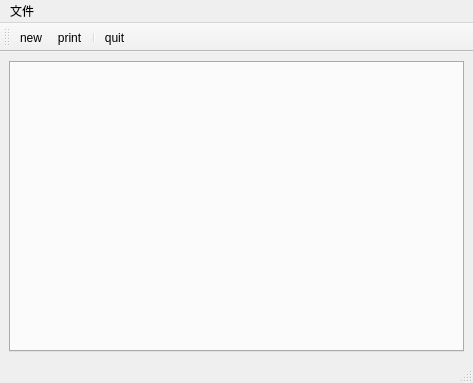
<?xml version="1.0" encoding="UTF-8"?>
<ui version="4.0">
 <class>MainWindow</class>
 <widget class="QMainWindow" name="MainWindow">
  <property name="geometry">
   <rect>
    <x>0</x>
    <y>0</y>
    <width>473</width>
    <height>383</height>
   </rect>
  </property>
  <property name="windowTitle">
   <string>MainWindow</string>
  </property>
  <property name="toolButtonStyle">
   <enum>Qt::ToolButtonTextUnderIcon</enum>
  </property>
  <widget class="QWidget" name="centralwidget">
   <layout class="QVBoxLayout" name="verticalLayout">
    <item>
     <widget class="QTabWidget" name="tabWidget"/>
    </item>
   </layout>
  </widget>
  <widget class="QMenuBar" name="menubar">
   <property name="geometry">
    <rect>
     <x>0</x>
     <y>0</y>
     <width>473</width>
     <height>17</height>
    </rect>
   </property>
   <widget class="QMenu" name="menu">
    <property name="title">
     <string>文件</string>
    </property>
    <addaction name="actionnew"/>
    <addaction name="actionprint"/>
    <addaction name="actionquit"/>
   </widget>
   <addaction name="menu"/>
  </widget>
  <widget class="QStatusBar" name="statusbar"/>
  <widget class="QToolBar" name="toolBar">
   <property name="windowTitle">
    <string>toolBar</string>
   </property>
   <attribute name="toolBarArea">
    <enum>TopToolBarArea</enum>
   </attribute>
   <attribute name="toolBarBreak">
    <bool>false</bool>
   </attribute>
   <addaction name="actionnew"/>
   <addaction name="actionprint"/>
   <addaction name="separator"/>
   <addaction name="actionquit"/>
  </widget>
  <action name="actionnew">
   <property name="icon">
    <iconset resource="res.qrc">
     <normaloff>:/images/new.png</normaloff>:/images/new.png</iconset>
   </property>
   <property name="text">
    <string>new</string>
   </property>
  </action>
  <action name="actionprint">
   <property name="icon">
    <iconset resource="res.qrc">
     <normaloff>:/images/print.png</normaloff>:/images/print.png</iconset>
   </property>
   <property name="text">
    <string>print</string>
   </property>
  </action>
  <action name="actionquit">
   <property name="icon">
    <iconset resource="res.qrc">
     <normaloff>:/images/quit.png</normaloff>:/images/quit.png</iconset>
   </property>
   <property name="text">
    <string>quit</string>
   </property>
  </action>
 </widget>
 <resources>
  <include location="res.qrc"/>
 </resources>
 <connections>
  <connection>
   <sender>actionquit</sender>
   <signal>triggered(bool)</signal>
   <receiver>MainWindow</receiver>
   <slot>close()</slot>
   <hints>
    <hint type="sourcelabel">
     <x>-1</x>
     <y>-1</y>
    </hint>
    <hint type="destinationlabel">
     <x>399</x>
     <y>299</y>
    </hint>
   </hints>
  </connection>
 </connections>
</ui>
